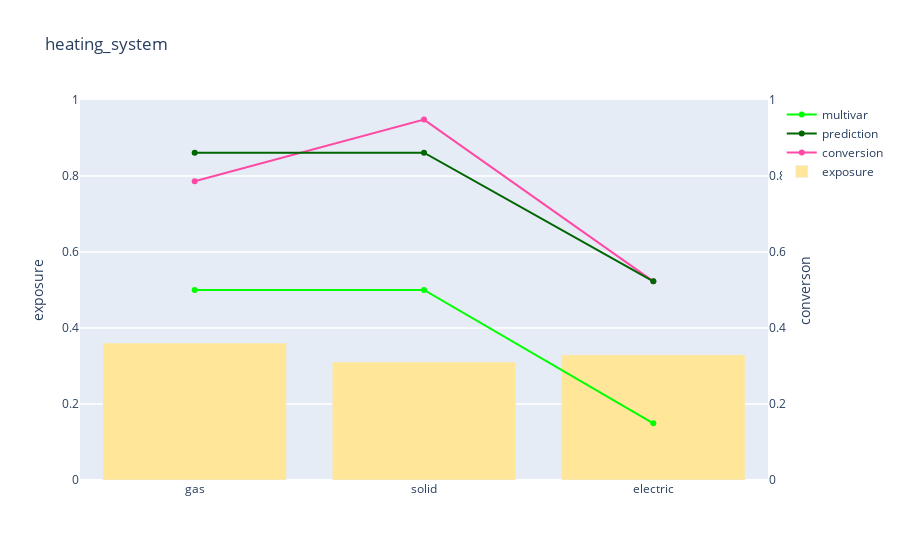

Notebook code for this chart:
### Code cell
emblem_display("heating_system")

### Figure 1 — Plotly figure (JSON) as saved in the notebook; plotly's stock layout.template omitted (floating-point values rounded to 4 significant figures)
{"data": [{"marker": {"color": "rgb(255, 230, 153)"}, "name": "exposure", "type": "bar", "x": ["gas", "solid", "electric"], "y": [0.3604, 0.3103, 0.3293], "yaxis": "y"}, {"marker": {"color": "rgb(255, 73, 164)"}, "name": "conversion", "type": "scatter", "x": ["gas", "solid", "electric"], "y": [0.7861, 0.9484, 0.5228], "yaxis": "y2"}, {"marker": {"color": "rgb(0, 102, 0)"}, "name": "prediction", "type": "scatter", "x": ["gas", "solid", "electric"], "y": [0.8611, 0.8613, 0.5228], "yaxis": "y2"}, {"marker": {"color": "rgb(0, 255, 0)"}, "name": "multivar", "type": "scatter", "x": ["gas", "solid", "electric"], "y": [0.5, 0.5, 0.1491], "yaxis": "y2"}], "layout": {"barmode": "stack", "title": {"text": "heating_system"}, "xaxis": {"tickvals": ["gas", "solid", "electric"]}, "yaxis": {"range": [0, 1], "title": {"text": "exposure"}}, "yaxis2": {"overlaying": "y", "range": [0, 1], "side": "right", "title": {"text": "converson"}}}}
